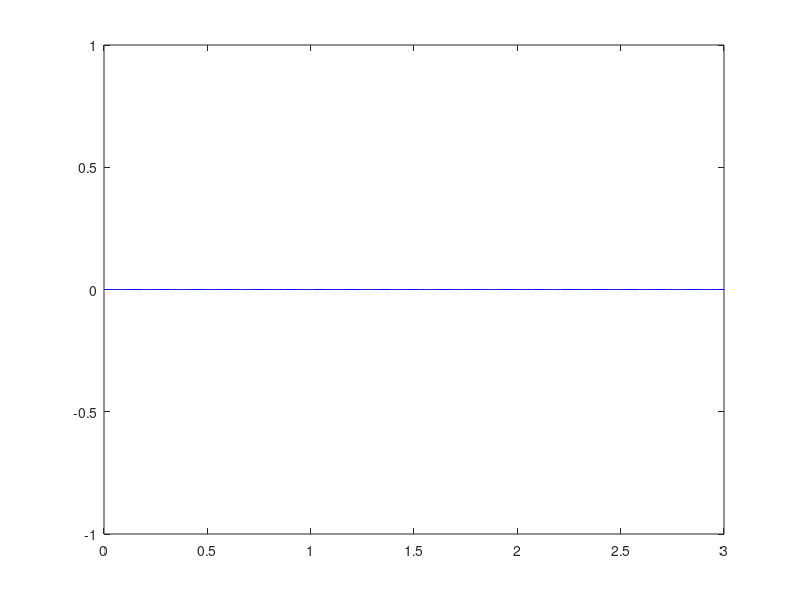

MATLAB code to generate this figure:
rectangle('Position', [0 0 3 5]);

[x y] = ginput(10);
p = polyfit(x, y, 2);

points = 0 : 0.01 : 3;

plot(
  x, y, 'ro',
  points, polyval(p, points), 'b-'
);

pause();
